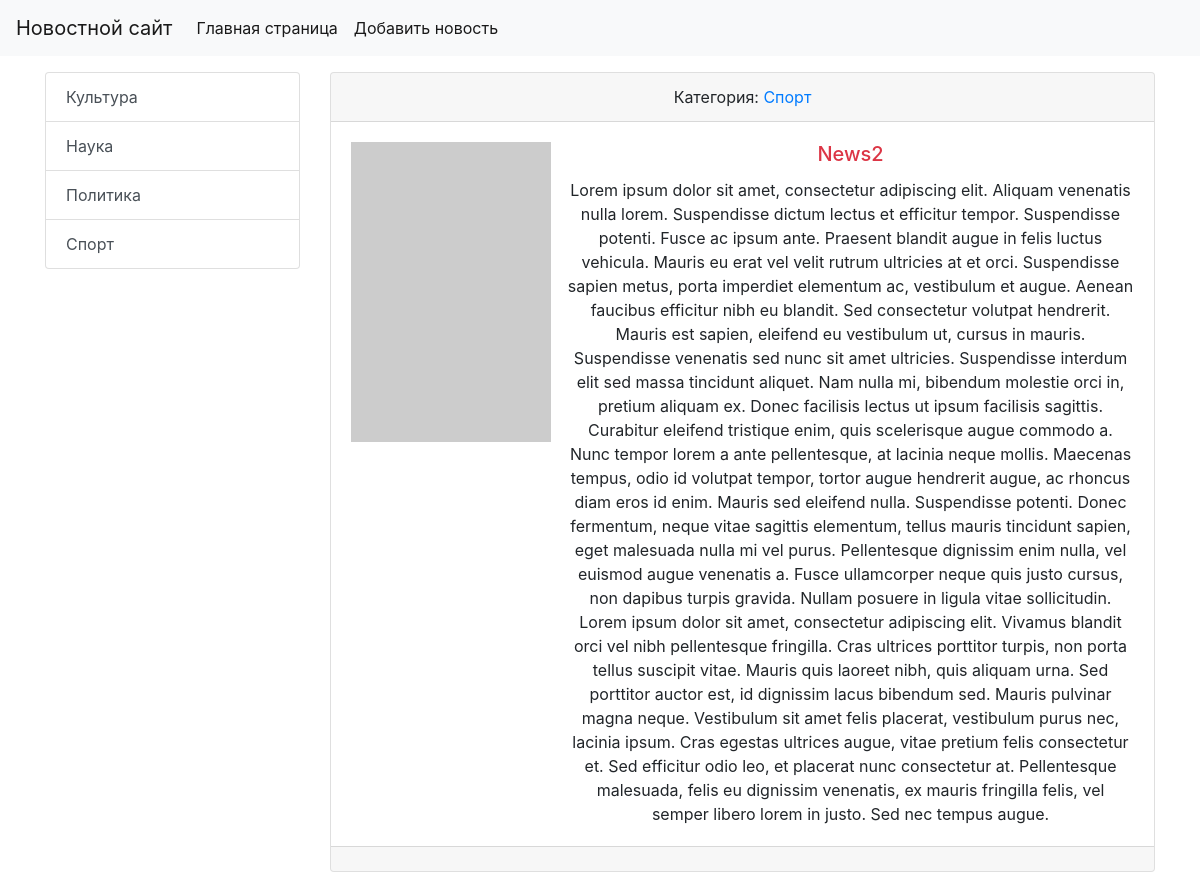
Screenshot of /news/2/ with the database file from the repository.
### news/models.py (models this page shows, shortened)
class Category(models.Model):
    title = models.CharField(max_length=150, db_index=True, verbose_name='Категории')#db index - индексирует поле(более быстрым для поиска)
    def get_absolute_url(self):
        return reverse('category', kwargs={'category_id': self.pk})
    def __str__(self):
        return self.title
    class Meta:
        verbose_name = 'Категория'
        verbose_name_plural = 'Категории'
        ordering = ['title']

class News(models.Model):
    title = models.CharField(max_length=150, verbose_name='Наименование')
    content = models.TextField(blank=True, verbose_name='Контент')
    created_at = models.DateTimeField(auto_now_add=True, verbose_name='Дата Публикации')
    update_at = models.DateTimeField(auto_now=True, verbose_name='Обновлено')
    photo = models.ImageField(upload_to='photos/%Y/%m/%d/', verbose_name='Фото', blank=True)
    is_published = models.BooleanField(default=True, verbose_name='Опубликовано')
    category = models.ForeignKey('Category', on_delete=models.PROTECT, null=True, verbose_name='Категория')
    class Meta:
        verbose_name = 'Новость'
        verbose_name_plural = 'Новости'
        ordering = ['-created_at']

### news/views.py (the view)
# urls.py: path('news/<int:news_id>/', view_news, name='view_news'),
def view_news(request, news_id):
    news_item = News.objects.get(pk=news_id)
    return render(request, 'news/view_news.html', {"news_item": news_item})

### news/templatetags/news_tags.py (called while the page is built)
@register.inclusion_tag('news/list_categories.html')
def show_categories(arg1='hello', arg2='world'):
    categories = Category.objects.all()
    return {"categories": categories, "arg1": arg1, "arg2": arg2}

### news/templates/news/view_news.html (shortened to what this page needs)
{% extends 'base.html' %}
{% block sidebar %}
    {% include 'inc/_sidebar.html' %}
{% endblock %}
{% block content %}
    <div class="card text-center mb-3">
        <div class="card-header">
            Категория: <a href="{% url 'category' news_item.category.pk %}">{{news_item.category}}</a>
        </div>
        <div class="card-body">
            <div class="media">
                {% if item.photo %}
                    <img src="{{ news_item.photo.url }}" alt="" width="350" class="mr-3">
                {% else %}
                    <img src="https://picsum.photos/200/300/?blur=1" alt=""class="mr-3">
                {% endif %}
                <div class="media-body">
                    <h5 class="card-title {% cycle 'text-danger' 'text-success' %}">
                        {{ news_item.title }}</h5>
                    <p class="card-text">{{ news_item.content }}</p>
                </div>
            </div>
        </div>
        <div class="card-footer text-muted">
        </div>
    </div>
{% endblock %}

### news/templates/news/list_categories.html
<div class="list-group">
    {% for item in categories %}
        <a href="{{ item.get_absolute_url }}" class="list-group-item list-group-item-action">{{ item.title}}</a>
    {% endfor %}
</div>

### rows the page displays
Category: title "Культура"
Category: title "Наука"
Category: title "Политика"
Category: title "Спорт"
News: category "Спорт", title "News2", content "Lorem ipsum dolor sit amet, consectetur adipiscing elit. Aliquam venenatis nulla lorem. Suspendisse dictum lectus et efficitur tempor. Suspendisse potenti. Fusce ac ipsum ante. Praesent blandit augue in felis luctus vehicula. Mauris eu erat vel velit rutrum ultricies at et orci. Suspendisse sapien metus, porta imperdiet elementum ac, vestibulum et augue. Aenean faucibus efficitur nibh eu blandit. Sed consectetur volutpat hendrerit. Mauris est sapien, eleifend eu vestibulum ut, cursus in mauris. Suspendisse venenatis sed nunc sit amet ultricies. Suspendisse interdum elit sed massa tincidunt aliquet. Nam nulla mi, bibendum molestie orci in, pretium aliquam ex. Donec facilisis lectus ut ipsum…"
